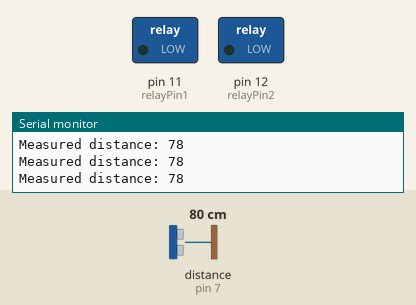
Simulated run of this sketch. Board: Arduino Uno, built with avr-gcc and run on an emulated ATmega328P. Shown: switched loads named in the sketch (green lamp = pin HIGH), the last lines printed to the serial monitor. Wiring (inferred from the names in the program): ultrasonic range finder: trigger pin 6; echo pin 7. Inputs (shaded band) come from the test bench; at power-on: distance to the obstacle (sensor on pin 7) 80 cm. The echo pulse lasts 58.3 µs per cm; pins used as bus, display or sensor lines are not drawn.

Above: at 1.2 s.
1.3 s: distance to the obstacle (sensor on pin 7) set to 13 cm
2.8 s: distance to the obstacle (sensor on pin 7) set to 10 cm
At 3.7 s:
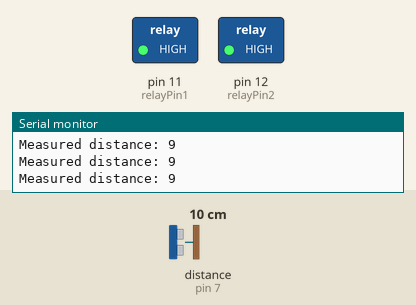
4.3 s: distance to the obstacle (sensor on pin 7) set to 18 cm
At 4.9 s:
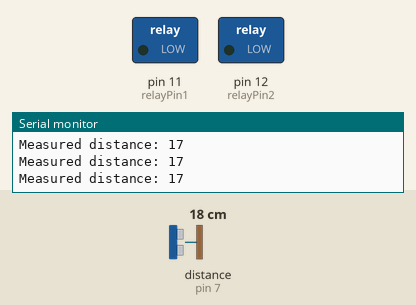
5.9 s: distance to the obstacle (sensor on pin 7) set to 2 cm
At 7.3 s:
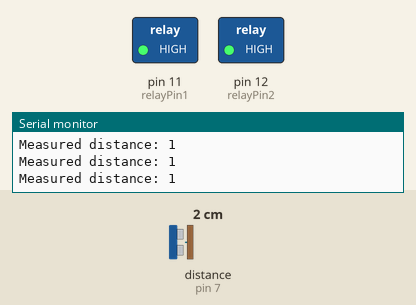
Timing chart, 0 to 8.5 s (numbered marks = the images above; inputs shaded):
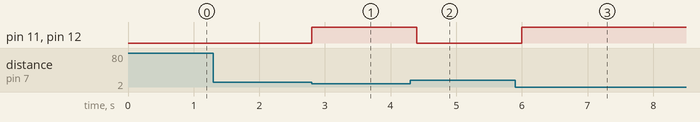

The sketch:

Virtual_exhaust.ino
```cpp
#define TRIG 6     // TRIG 핀 설정 (초음파 보내는 핀)
#define ECHO 7     // ECHO 핀 설정 (초음파 받는 핀)
#define relayPin1 11 // GPIO pin connected to the SSR
#define relayPin2 12 // GPIO pin connected to the SSR


unsigned long timeCurr;  // 현재 시간을 저장하는 변수
unsigned long timePrev = 0; // 이전 시간을 저장하는 변수
const unsigned long interval = 200; // 거리 측정 간격 (밀리초 단위)
long duration;  // 초음파가 되돌아오는 데 걸리는 시간
int distance;   // 계산된 거리

void superSonic_uses() {
  timeCurr = millis();  // 현재 시간을 밀리초 단위로 가져옴

  if (timeCurr - timePrev >= interval) {  // interval 밀리초마다 초음파 측정
    timePrev = timeCurr;  // timePrev 갱신

    digitalWrite(TRIG, LOW);
    delayMicroseconds(2);
    digitalWrite(TRIG, HIGH);
    delayMicroseconds(10);
    digitalWrite(TRIG, LOW);

    duration = pulseIn(ECHO, HIGH); // 초음파가 되돌아오는 시간 측정
    distance = duration * 0.034 / 2; // 거리 계산 (음속: 340m/s -> 0.034 cm/us)

    Serial.print("Measured distance: ");
    Serial.println(distance);

    // 거리 조건에 따라 SSR 제어
    if (distance <= 10) {
      digitalWrite(relayPin1, HIGH); // SSR 활성화
      digitalWrite(relayPin2, HIGH); // SSR 활성화
    } else {
      digitalWrite(relayPin1, LOW); // SSR 비활성화
      digitalWrite(relayPin2, LOW); // SSR 활성화
    }
  }
}

void setup() {
  Serial.begin(9600);
  pinMode(TRIG, OUTPUT);
  pinMode(ECHO, INPUT);
  pinMode(relayPin1, OUTPUT);
  pinMode(relayPin2, OUTPUT);
}

void loop() {
  superSonic_uses();  // 주기적으로 거리 측정을 수행
}
```

Measured:
- the behaviour switches between 12 and 11 cm on distance to the obstacle (sensor on pin 7) (found by bisection; images 0 and 1)
- after the input at 2.8 s, pin 11 (relayPin1), pin 12 (relayPin2): LOW → HIGH at once
- after the input at 4.3 s, pin 11 (relayPin1), pin 12 (relayPin2): HIGH → LOW after 0.10 s
- after the input at 5.9 s, pin 11 (relayPin1), pin 12 (relayPin2): LOW → HIGH after 0.10 s
